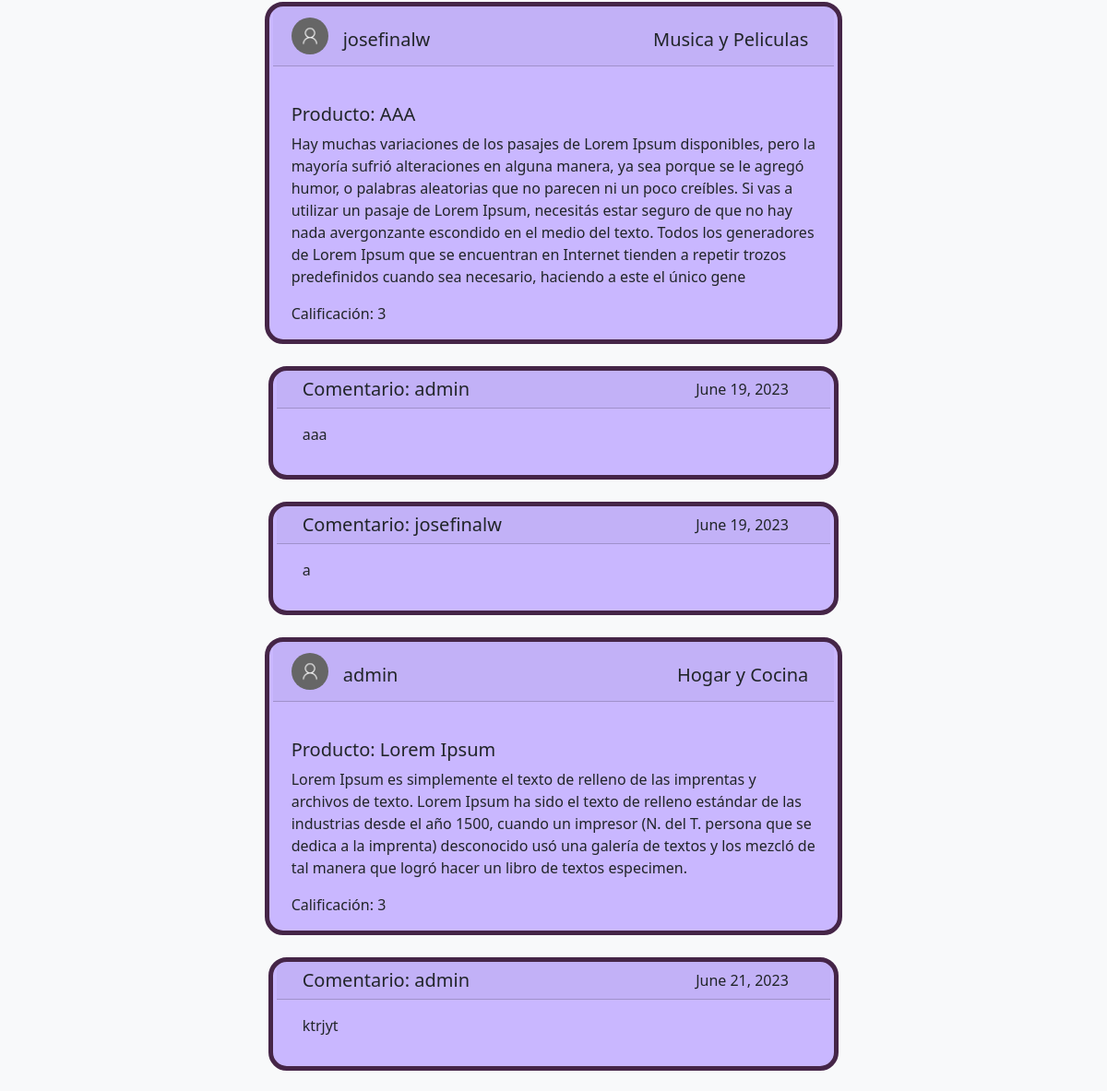
Page /ShowReviews/ (middle part) on the earlier database version.
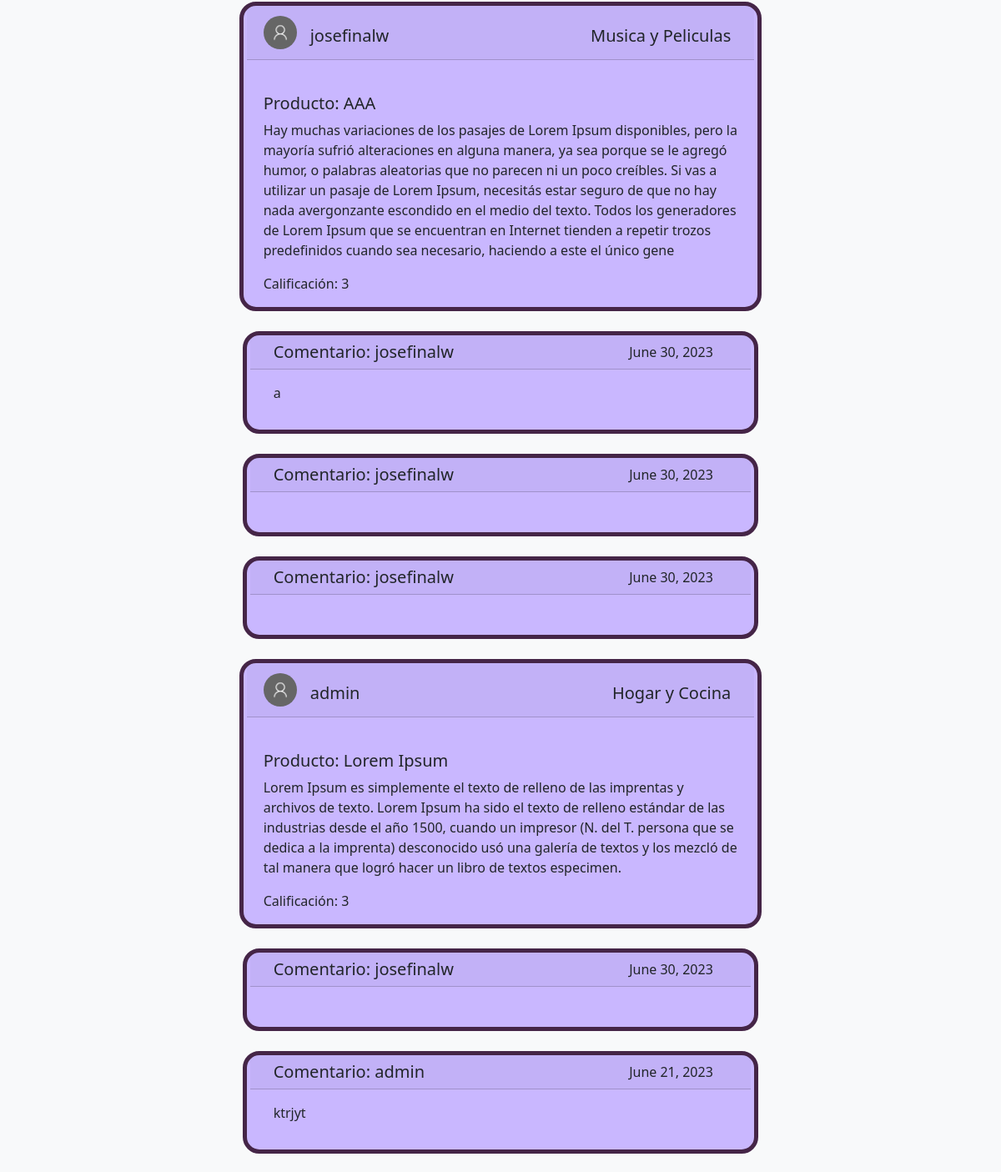
Same page on the later database version.
### reviews/models.py (models this page shows, shortened)
class Review(models.Model):  # Todolist able name that inherits models.Model
    product_name = models.CharField(max_length=100)# autodesc
    category = models.CharField(max_length=50,  blank=True, null=True)
    content =	models.TextField(max_length=500)# donde se obtuvo, es un alimento, herramienta, etc. como se utiliza, precio
    creation_date = models.DateField(default=timezone.now().strftime("%Y-%m-%d"))# autodesc
    CATEGORIES = [
       (1, "ONE_STAR"),
       (2, "TWO_STARS"),
       (3, "THREE_STARS"),
       (4, "FOUR_STARS"),
       (5, "FIVE_STARS"),
    ]
    punctuation = models.IntegerField(choices=CATEGORIES, default=CATEGORIES[2][1], help_text="Puntuación")
    likes = models.IntegerField(null=True, default=0)
    dislikes = models.IntegerField(null=True, default=0)
    author_nickname =  models.ForeignKey(User, blank=True, null=True, on_delete=models.CASCADE)# autodesc
    object_image = models.ImageField(null=True, blank=True, upload_to="review_images/")

class User(AbstractUser):
   birthdate = models.DateField(null=True, blank=True)
   country = models.CharField(max_length=50,  blank=True, null=True)

class Comments(models.Model):
    id_review = models.ForeignKey(Review, default="general", on_delete=models.CASCADE)
    username = models.ForeignKey(User, default="general", on_delete=models.CASCADE)
    creation_date = models.DateField(default=timezone.now().strftime("%Y-%m-%d"))# autodesc
    content =	models.TextField(max_length=500, null=False, blank=False, default="No comment")

### reviews/views.py (the view)
# urls.py: path('ShowReviews/', views.ShowReviews, name='ShowReviews'),
def ShowReviews(request):
        all_reviews = Review.objects.order_by('-id')
        paginator = Paginator(all_reviews, 5)
        page_number = request.GET.get('page')
        page_obj = paginator.get_page(page_number)
        print(page_obj)
        comments=[]
        for objects in all_reviews:
             last_five_comments= Comments.objects.filter(id_review=objects).order_by('-id')[:3]
             comments+=last_five_comments
        filterForm = FilterAllReviews()
        return render(request, 'reviews/showReview.html', {'filterForm':filterForm, 'page_obj': page_obj, 'categories': categories,'comments': comments})

### reviews/templates/reviews/showReview.html (shortened to what the changed rows need)
<!DOCTYPE html>
{% load static %}
<html lang="en">
<head>
    <link href="https://cdn.jsdelivr.net/npm/bootstrap@5.2.0/dist/css/bootstrap.min.css" rel="stylesheet"></head>
    <link rel="stylesheet" type="text/css" href="{% static 'reviews/styles.css' %}">
</head>
<body>
    {% block content %}
      <div id="top" class="bg-light container-fluid min-vh-100 contenido pt-5">
        <div class="row row-cols-auto">
          <div class="col-10 bg-light">
            <div class="container-fluid contenido">
        <div class="row row-cols-auto min-vh-100 mb-5">
          <div class="col-8">
            {% for obj in page_obj  %}
                <div class="card borde morado-claro my-4">
                  <div class="row row-cols-auto card-header mx-1">
                    <div class="col-1 p-1 justify-content-center">
                      <img src="{% static 'reviews/user.png' %}" class="rounded-circle img-fluid">
                    </div>
                    <h5 class="col-4 mt-3 h-100">{{ obj.author_nickname }}</h5>
                    {% for category in categories %}
                      {% if category.id == obj.category %}
                      <h5 style="text-align: right;" class="col-7 h-100 mt-3 card-title justify-content-right">{{ category.name }}</h5>
                      {% endif %}
                    {% endfor %}
                  </div>
                  <br>
                  <div class="row">
                    {% if obj.object_image %}
                    <div class="col-8">
                      <div class="card-body px-4">
                        <h5 class="card-text">Producto: {{ obj.product_name }}</h5>
                        <p class="card-text">{{ obj.content }}</p>
                        <p class="card-text">Calificación: {{ obj.punctuation }}</p>
                      </div>
                    </div>
                    <div class="col-4 p-1 d-flex align-items-center">
                      <img src="{{ obj.object_image.url }}" width="200" height="200">
                    </div>
                    {% else %}
                    <div class="col">
                      <div class="card-body px-4">
                        <h5 class="card-text">Producto: {{ obj.product_name }}</h5>
                        <p class="card-text">{{ obj.content }}</p>
                        <p class="card-text">Calificación: {{ obj.punctuation }}</p>
                      </div>
                    </div>
                    {% endif %}
                  </div>
                </div>
                {% for com in comments %}
                  {%if com.id_review == obj%}
                  <div class="card px-3 borde morado-claro mx-1 my-4">
                    <div class="row row-cols-1 d-flex justify-content-center">
                        <div class="row card-header mx-1">
                            <div class="col-9">
                                <h5 class="card-text">Comentario: {{ com.username }}</h5>
                            </div>
                            <div class="col-3">
                                <p class="card-text">{{ com.creation_date }}</p>
                            </div>
                        </div>
                        <div class="row p-3">
                           <p class="card-text">{{ com.content }}</p>
                        </div>
                    </div>
                  </div>
                  {%endif%}
                {% endfor %}
                {% endfor %}
      </div>
          </div>
        </div>
    </div>
    {% endblock %}
</body>
</html>

Differences in the rows shown:
computed for Review "AAA": loses Comments (username "admin", creation_date "June 19, 2023", content "aaa"); loses Comments (username "josefinalw", creation_date "June 19, 2023", content "a")
added Comments: username "josefinalw", creation_date "June 30, 2023", content "a", shown under Review "AAA"
added Comments: username "josefinalw", creation_date "June 30, 2023", shown under Review "AAA"
added Comments: username "josefinalw", creation_date "June 30, 2023", shown under Review "AAA"
added Comments: username "josefinalw", creation_date "June 30, 2023", shown under Review "Lorem Ipsum"
